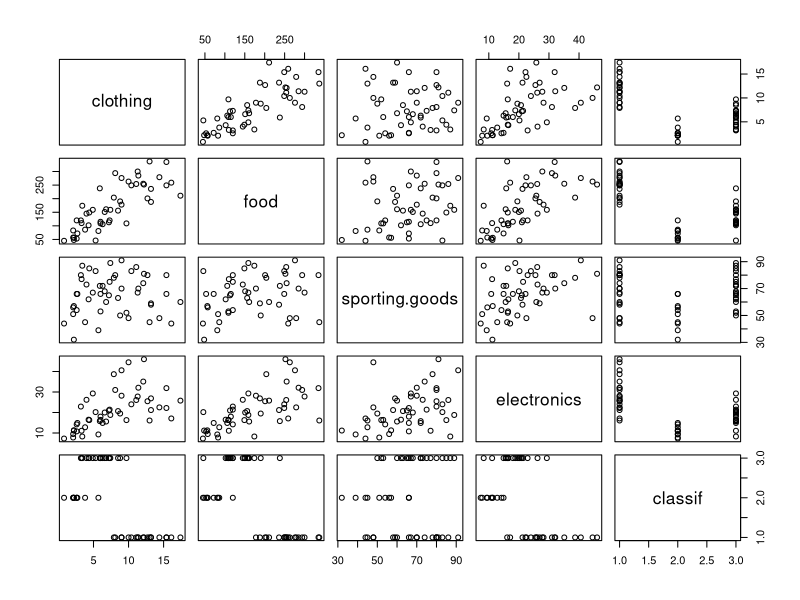
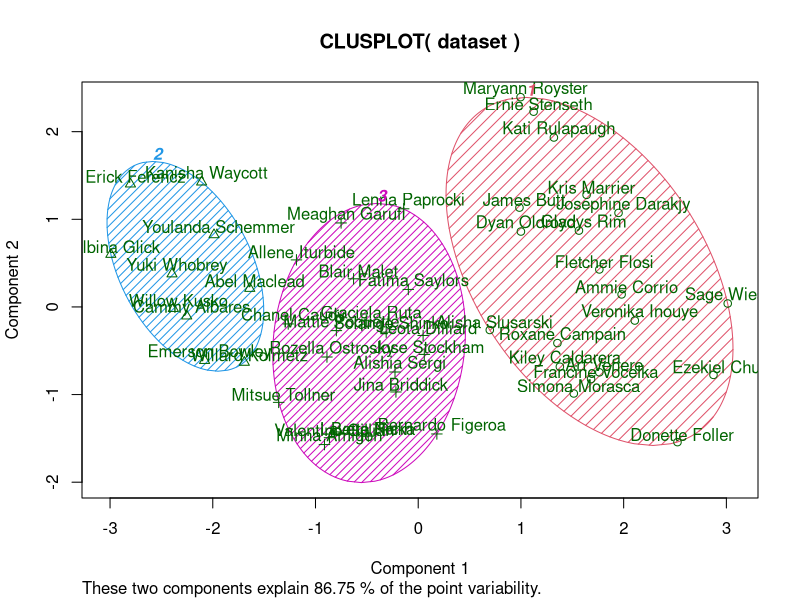

Here is the R script that generated these plots, in order:
#----------------------------------------------------------------------------------------------------
# Author: cgarcia
# About:  This demo shows how to segment customers into groups based on shopping habits. It
#         uses the EM algorithm which also finds the optimal number of clusters.
#
# Attribution: I got the data for this demo somewhere on the Internet, but I cannot
#              remember where. My apologies to the author for not properly crediting.
#----------------------------------------------------------------------------------------------------

library(mclust)
library(cluster)

# Load data
dataset = read.csv("data/purchases.csv", row.names=1)

# Build latent cluster model and show results
fit <- Mclust(dataset)
print(fit$BIC) # Show the fit summary
classif <- fit$classification # The segment classification vector - class of each person

# Build classification frame
classifications <- cbind(classif)
print(classifications) # Show the classes of each person
rownames(classifications) <- rownames(dataset)

fitdata <- cbind(dataset, classif=classif) # Add the classes to the data as a new column

# Display cluster plot based on two latent components and show cross-var plots
plot(fitdata)
dev.new()
clusplot(dataset, classifications, color=TRUE, shade=TRUE, labels=2, lines=0)
